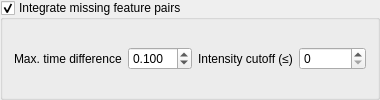
                   <widget class="QGroupBox" name="integratedMissedPeaks">
                    <property name="sizePolicy">
                     <sizepolicy hsizetype="Fixed" vsizetype="Preferred">
                      <horstretch>0</horstretch>
                      <verstretch>0</verstretch>
                     </sizepolicy>
                    </property>
                    <property name="title">
                     <string>Integrate missing feature pairs</string>
                    </property>
                    <property name="checkable">
                     <bool>true</bool>
                    </property>
                    <layout class="QGridLayout" name="gridLayout_38">
                     <item row="0" column="0">
                      <layout class="QHBoxLayout" name="horizontalLayout_15">
                       <item>
                        <widget class="QLabel" name="label_55">
                         <property name="text">
                          <string>Max. time difference</string>
                         </property>
                        </widget>
                       </item>
                       <item>
                        <widget class="QDoubleSpinBox" name="integrationMaxTimeDifference">
                         <property name="decimals">
                          <number>3</number>
                         </property>
                         <property name="value">
                          <double>0.100000000000000</double>
                         </property>
                        </widget>
                       </item>
                       <item>
                        <widget class="QLabel" name="label_68">
                         <property name="text">
                          <string>Intensity cutoff (≤)</string>
                         </property>
                        </widget>
                       </item>
                       <item>
                        <widget class="QSpinBox" name="reintegrateIntensityCutoff">
                         <property name="maximum">
                          <number>100000000</number>
                         </property>
                         <property name="singleStep">
                          <number>1000</number>
                         </property>
                        </widget>
                       </item>
                      </layout>
                     </item>
                    </layout>
                   </widget>
